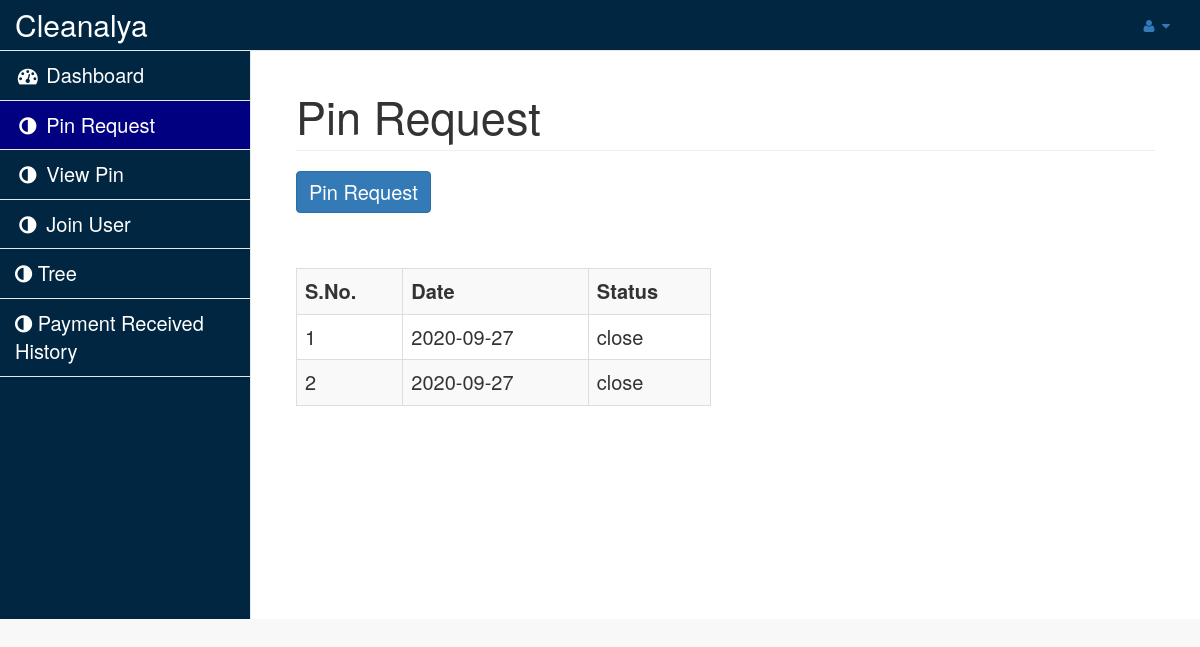
/pin-request.php (signed in), run on an earlier commit of the app's database.
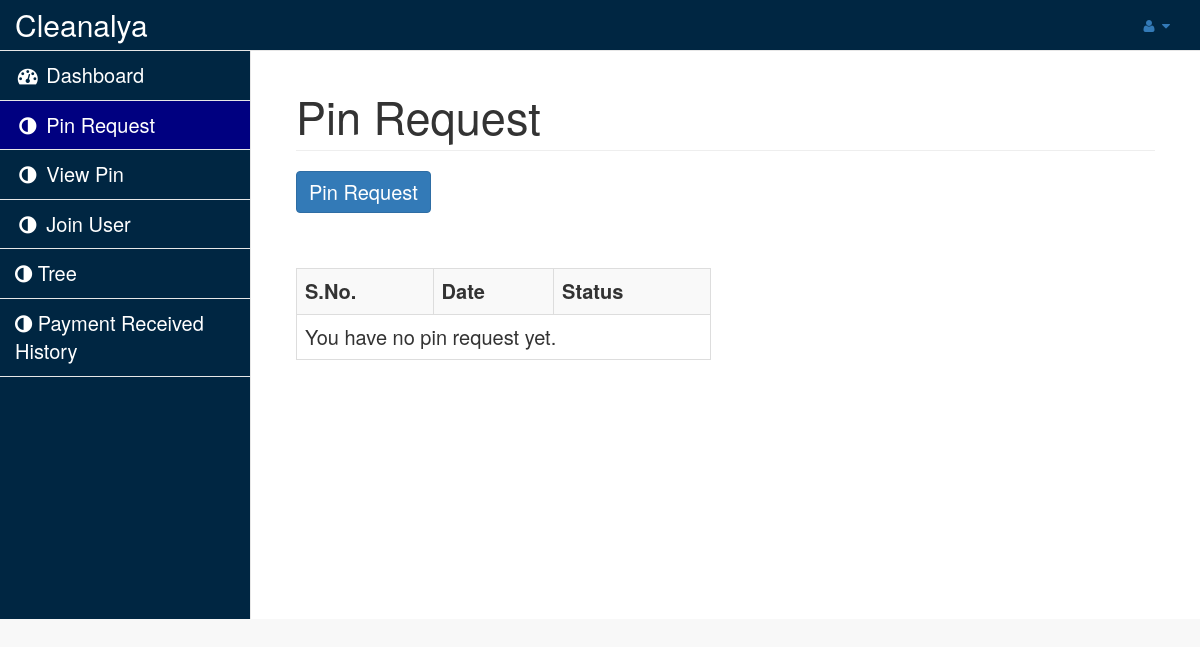
And on a later commit of the database.
### tables this page shows
CREATE TABLE `pin_request` (
  `id` int(11) NOT NULL,
  `email` varchar(50) NOT NULL,
  `date` date NOT NULL,
  `status` enum('open','close') NOT NULL DEFAULT 'open'
);

### pin-request.php (the view, shortened to what this page needs)
<?php
require('php-includes/connect.php');
$email = $_SESSION['userid'];
?>
<!DOCTYPE html>
<html lang="en">
<head>
    <link href="vendor/bootstrap/css/bootstrap.min.css" rel="stylesheet">
    <link href="vendor/metisMenu/metisMenu.min.css" rel="stylesheet">
    <link href="dist/css/sb-admin-2.css" rel="stylesheet">
    <link href="vendor/font-awesome/css/font-awesome.min.css" rel="stylesheet" type="text/css">
</head>
<body>
    <div id="wrapper" style="background-color: #002642">
        <?php include('php-includes/menu1.php'); ?>
        <div id="page-wrapper">
            <div class="container-fluid">
                <div class="row">
                    <div class="col-lg-12">
                        <h1 class="page-header" style="font-size:45px">Pin Request</h1>
                    </div>
                </div>
                <div class="row">
                	<div class="col-lg-4">
                    	<form method="get">
                            <div class="form-group">
                            	<input type="submit" name="pin_request" class="btn btn-primary" value="Pin Request" style="font-size:20px">
                            </div>
                        </form>
                    </div>
                </div>
                <div class="row">
                	<div class="col-lg-6">
                    	<br><br>
                    	<table class="table table-bordered table-striped" style="font-size:20px">
                        	<tr>
                            	<th>S.No.</th>
                                <th>Date</th>
                                <th>Status</th>
                            </tr>
                            <?php
							$i=1;
							$query = mysqli_query($con,"select * from pin_request where email='$email' order by id desc");
							if(mysqli_num_rows($query)>0){
								while($row=mysqli_fetch_array($query)){
									$date = $row['date'];
									$status = $row['status'];
								?>
                                	<tr>
                                    	<td><?php echo $i; ?></td>
                                        <td><?php echo $date; ?></td>
                                        <td><?php echo $status; ?></td>
                                    </tr>
                                <?php
									$i++;
								}
							}
							else{
							?>
                            	<tr>
                                	<td colspan="4">You have no pin request yet.</td>
                                </tr>
                            <?php
							}
							?>
                        </table>
                    </div>
                </div>
            </div>
        </div>
    </div>
</body>
</html>

### php-includes/menu1.php (shortened to what this page needs)
<div id="wrapper" style="background-color: #002642; ">
<nav class="navbar navbar-default navbar-static-top" role="navigation" style="margin-bottom: 0 ; background-color: #002642">
            <div class="navbar-header">
                <a class="navbar-brand" href="home.php" style="font-size:30px; color:#fff ">Cleanalya</a>
            </div>
            <ul class="nav navbar-top-links navbar-right">
                <li class="dropdown">
                    <a class="dropdown-toggle" data-toggle="dropdown" href="#">
                        <i class="fa fa-user fa-fw"></i> <i class="fa fa-caret-down"></i>
                    </a>
                </li>
            </ul>
            <div class="navbar-default sidebar" role="navigation" style="background-color: #002642">
                <div class="sidebar-nav navbar-collapse">
                    <ul class="nav" id="side-menu">
                        <li>
                            <a href="home.php" style="font-size:20px; color:#fff" >
                            <i class="fa fa-dashboard fa-fw" style="font-size:20px; "></i> Dashboard</a>
                        </li>
                        <li>
                            <a href="pin-request.php" style="font-size:20px ;color:#fff" >
                            <i class="fa fa-adjust fa-fw" style="font-size:20px" ></i> Pin Request</a>
                        </li>
                        <li>
                            <a href="pin.php"  style="font-size:20px ;color:#fff">
                            <i class="fa fa-adjust fa-fw" style="font-size:20px" ></i> View Pin</a>
                        </li>
                        <li>
                            <a href="join.php"  style="font-size:20px ;color:#fff">
                            <i class="fa fa-adjust fa-fw" style="font-size:20px" ></i> Join User</a>
                        </li>
                        <li>
                            <a href="tree.php"  style="font-size:20px ;color:#fff">
                            <i class="fa fa-adjust fa-hub" style="font-size:20px" ></i> Tree</a>
                        </li>
						<li>
                            <a href="payment-received-history.php"  style="font-size:20px ;color:#fff"  >
                            <i class="fa fa-adjust fa-hub" style="font-size:20px" ></i> Payment Received History</a>
                        </li>
                    </ul>
                </div>
            </div>
        </nav>
        </div>

### php-includes/menu1.php (style rules this page uses)
.sidebar ul li a.active { background-color: #000080; }

What changed in the data, as far as the page shows it:
removed pin_request: date "2020-09-27", status "close"
removed pin_request: date "2020-09-27", status "close"
Also different on the page:
text now shown: "You have no pin request yet."
